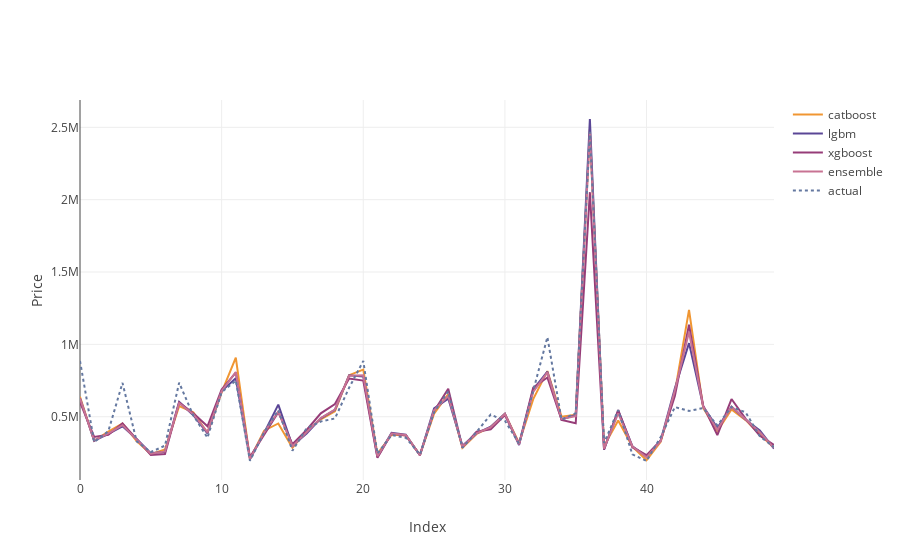

Notebook code for this chart:
### Code cell
x= np.arange(50)

trace0 = go.Scatter(
    y = np.exp(catb_preds)-1,
    x = x, 
    mode = 'lines', 
    name = 'catboost',
    marker = dict(
    color = 'rgb(240, 150, 50)')
)

trace1 = go.Scatter(
    y = np.exp(lgbm_preds)-1,
    x = x, 
    mode = 'lines', 
    name = 'lgbm',
    line = dict(
        color = 'rgb(90, 70, 150)',
    )
)
    
trace2 = go.Scatter(
    y = np.exp(xgb_preds)-1 ,
    x = x, 
    mode = 'lines', 
    name = 'xgboost',
    line = dict(
        color = 'rgb(150, 60, 120)',
    )
)


trace3 = go.Scatter(
    y = np.exp(ens_preds)-1,
    x = x, 
    mode = 'lines', 
    name = 'ensemble',
    line = dict(
        color = 'rgb(200, 115, 147)',
    )
)

trace4 = go.Scatter(
    y = np.exp(y_test)-1,
    x = x, 
    mode = 'lines', 
    name = 'actual',
    line = dict(
        color = 'rgb(100, 120, 160)',
        dash = 'dot'
    )
)


layout = go.Layout(
    xaxis = dict(title = 'Index'), 
    yaxis = dict(title = 'Price')
)

figure = go.Figure(data = [trace0,trace1,trace2,trace3,trace4], layout = layout)
iplot(figure)

### Figure 1 — Plotly figure (JSON) as saved in the notebook; plotly's stock layout.template omitted (floating-point values rounded to 4 significant figures; data arrays with more than 128 entries replaced by an {"elided": "..."} marker saying what was removed)
{"data": [{"marker": {"color": "rgb(240, 150, 50)"}, "mode": "lines", "name": "catboost", "type": "scatter", "uid": "41f07e08-8d48-420e-bec3-bfa52c362cc9", "x": [0, 1, 2, 3, 4, 5, 6, 7, 8, 9, 10, 11, 12, 13, 14, 15, 16, 17, 18, 19, 20, 21, 22, 23, 24, 25, 26, 27, 28, 29, 30, 31, 32, 33, 34, 35, 36, 37, 38, 39, 40, 41, 42, 43, 44, 45, 46, 47, 48, 49], "y": {"elided": "1000 float values"}}, {"line": {"color": "rgb(90, 70, 150)"}, "mode": "lines", "name": "lgbm", "type": "scatter", "uid": "6358bcdf-85e5-4c14-9b69-8c1299b6b32a", "x": [0, 1, 2, 3, 4, 5, 6, 7, 8, 9, 10, 11, 12, 13, 14, 15, 16, 17, 18, 19, 20, 21, 22, 23, 24, 25, 26, 27, 28, 29, 30, 31, 32, 33, 34, 35, 36, 37, 38, 39, 40, 41, 42, 43, 44, 45, 46, 47, 48, 49], "y": {"elided": "1000 float values"}}, {"line": {"color": "rgb(150, 60, 120)"}, "mode": "lines", "name": "xgboost", "type": "scatter", "uid": "6d970f46-4889-48db-a1f3-605e5c448736", "x": [0, 1, 2, 3, 4, 5, 6, 7, 8, 9, 10, 11, 12, 13, 14, 15, 16, 17, 18, 19, 20, 21, 22, 23, 24, 25, 26, 27, 28, 29, 30, 31, 32, 33, 34, 35, 36, 37, 38, 39, 40, 41, 42, 43, 44, 45, 46, 47, 48, 49], "y": {"elided": "1000 float values"}}, {"line": {"color": "rgb(200, 115, 147)"}, "mode": "lines", "name": "ensemble", "type": "scatter", "uid": "2976205e-0499-4254-a972-dbe6b85097bf", "x": [0, 1, 2, 3, 4, 5, 6, 7, 8, 9, 10, 11, 12, 13, 14, 15, 16, 17, 18, 19, 20, 21, 22, 23, 24, 25, 26, 27, 28, 29, 30, 31, 32, 33, 34, 35, 36, 37, 38, 39, 40, 41, 42, 43, 44, 45, 46, 47, 48, 49], "y": {"elided": "1000 float values"}}, {"line": {"color": "rgb(100, 120, 160)", "dash": "dot"}, "mode": "lines", "name": "actual", "type": "scatter", "uid": "1a56bf1c-17d2-4108-b80a-58ceff52a691", "x": [0, 1, 2, 3, 4, 5, 6, 7, 8, 9, 10, 11, 12, 13, 14, 15, 16, 17, 18, 19, 20, 21, 22, 23, 24, 25, 26, 27, 28, 29, 30, 31, 32, 33, 34, 35, 36, 37, 38, 39, 40, 41, 42, 43, 44, 45, 46, 47, 48, 49], "y": {"elided": "1000 float values"}}], "layout": {"xaxis": {"title": "Index"}, "yaxis": {"title": "Price"}}}
